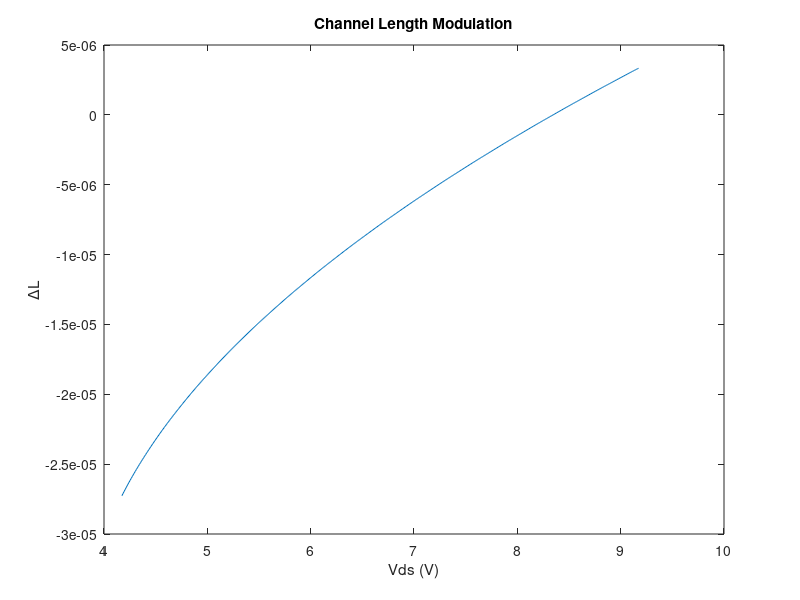

Here is the MATLAB script that generated this plot:
Vds = 0:0.01:5;
Vsat = 4.173;
es = 11.7*8.85e-14; e = 1.6e-19; Na = 4e16; 
Pfp = .383;
dL = sqrt(2*es/e/Na)*(sqrt(Pfp + Vds) - sqrt(Pfp + Vsat));
plot(Vds+Vsat, dL);
title('Channel Length Modulation');
xlabel('Vds (V)'); ylabel('\DeltaL');
